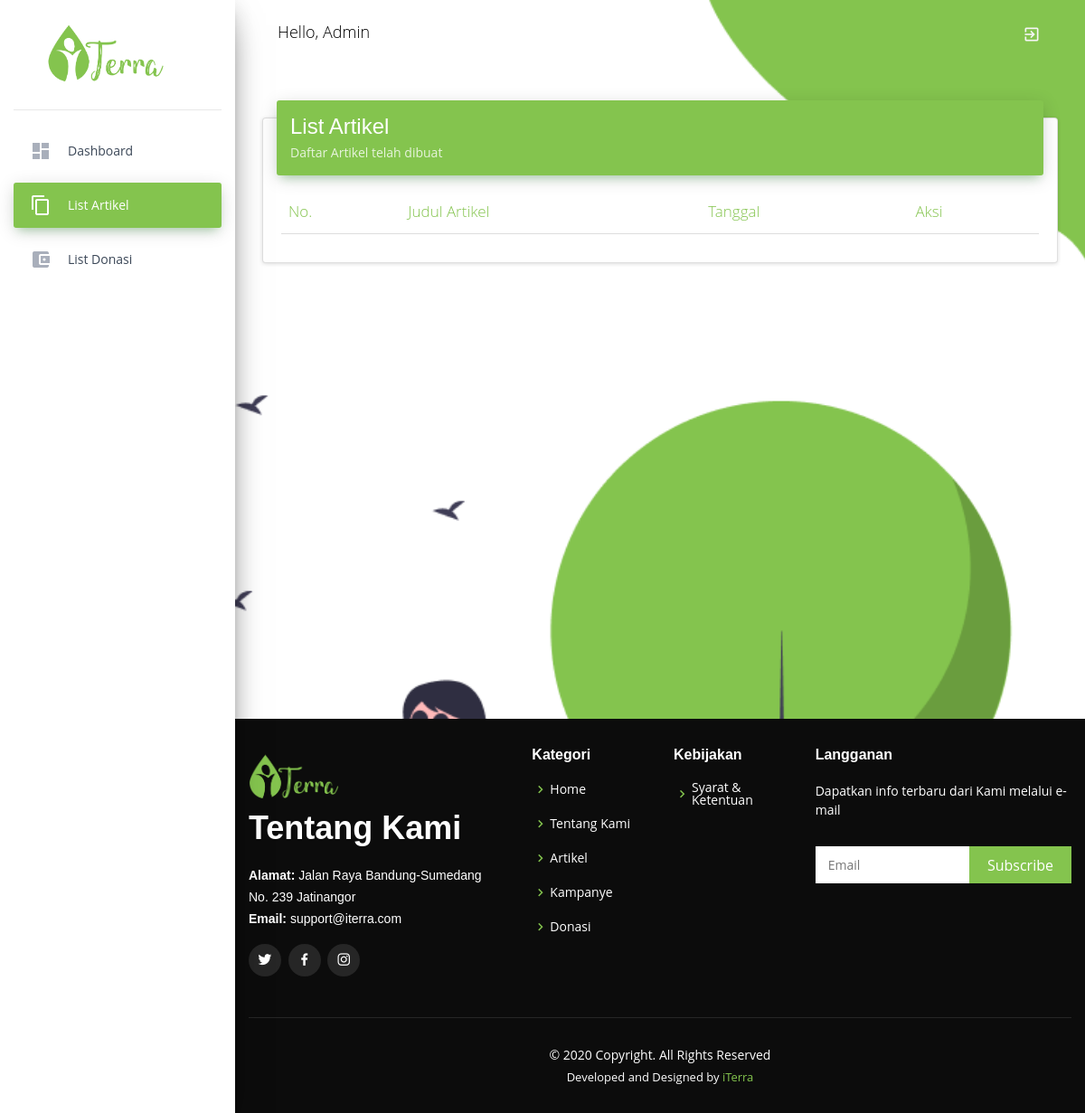
Before: /index.php/list_artikel with the older database file.
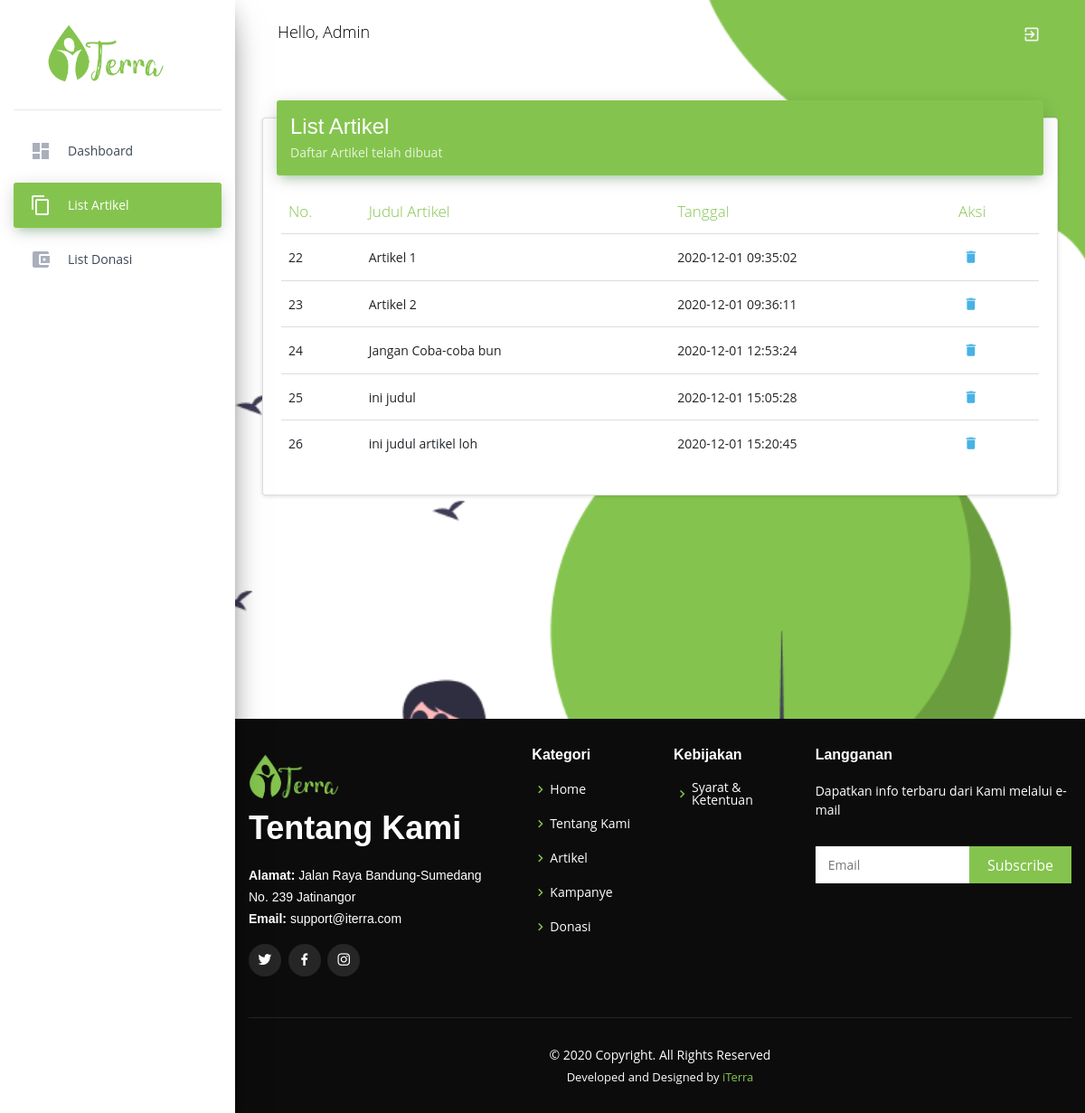
After: the same page with the newer database file.
### tables this page shows
CREATE TABLE `artikel` (
  `kode_artikel` int(50) NOT NULL,
  `judul_artikel` varchar(50) DEFAULT NULL,
  `deskripsi` text DEFAULT NULL,
  `tanggal` timestamp NULL DEFAULT current_timestamp(),
  `email` varchar(50) DEFAULT NULL,
  `penulis` varchar(50) DEFAULT NULL,
  `gambar` varchar(40) DEFAULT NULL
);

### application/controllers/List_Artikel.php (called while the page is built, shortened)
<?php
class List_Artikel extends CI_Controller {
	function __construct()
	{
		$this->load->model('list_artikel_data');
		$this->load->helper('url');
		$this->load->library('form_validation');
	}
	public function index()
		{
		$data = array('title'	=> 'Halaman Dashboard');
		$data['artikel'] = $this->list_artikel_data->show_data();
		$this->load->view('list_artikel_view',$data);
	}
}

### index.php (called while the page is built, shortened)
<?php
require_once BASEPATH.'core/CodeIgniter.php';

### application/models/list_artikel_data.php (called while the page is built, shortened)
<?php defined('BASEPATH') or exit('No direct script access allowed');
class list_artikel_data extends CI_Model
{
    public function show_data()
    {
        return $this->db->get('artikel')->result_array();
	}
}

### application/views/list_artikel_view.php (the view, shortened to what the changed rows need)
<!DOCTYPE html>
<html lang="en">
<head>
	<link rel="stylesheet" href="https://maxcdn.bootstrapcdn.com/font-awesome/latest/css/font-awesome.min.css">
	<link href="assets/assets_admin/css/material-dashboard.css?v=2.1.2" rel="stylesheet" />
	<link href="assets/assets_admin/css/styles.css" rel="stylesheet" />
	<link rel="stylesheet" href='https://unpkg.com/boxicons@2.0.7/css/boxicons.min.css'>
</head>
<body class="">
	<div class="wrapper ">
		<div class="main-panel" style="background: url(assets/assets_admin/img/backgorund.png) fixed center; background-size: cover">
			<div class="content">
				<div class="container-fluid">
					<div class="row">
						<div class="col-md-12">
							<div class="card">
								<div class="card-body table-responsive">
									<table class="table table-hover">
										<thead style="color:#84C44E; font-weight:bolder">
											<th>No.</th>
											<th>Judul Artikel</th>
											<th>Tanggal</th>
											<th>Aksi</th>
										</thead>
										<tbody>
											<?php foreach ($artikel as $arti) : ?>
												<tr>
													<td><?= $arti['kode_artikel']; ?></td>
													<td><?= $arti['judul_artikel']; ?></td>
													<td><?= $arti['tanggal']; ?></td>
													<td class="td-actions">
														<button type="button" rel="tooltip" title="Hapus" class="btn btn-danger btn-link btn-sm">
															<i class="material-icons"><?php echo anchor('List_Artikel/delete/' . $arti['kode_artikel'], 'delete'); ?></i>
														</button>
													</td>
												</tr>
											<?php endforeach; ?>
										</tbody>
									</table>
								</div>
							</div>
						</div>
					</div>
				</div>
			</div>
			<br>
			<br>
		</div>
	</div>
</body>
</html>

Changed rows visible on the page:
added artikel: kode_artikel "22", judul_artikel "Artikel 1", tanggal "2020-12-01 09:35:02"
added artikel: kode_artikel "23", judul_artikel "Artikel 2", tanggal "2020-12-01 09:36:11"
added artikel: kode_artikel "24", judul_artikel "Jangan Coba-coba bun", tanggal "2020-12-01 12:53:24"
added artikel: kode_artikel "25", judul_artikel "ini judul", tanggal "2020-12-01 15:05:28"
added artikel: kode_artikel "26", judul_artikel "ini judul artikel loh", tanggal "2020-12-01 15:20:45"
